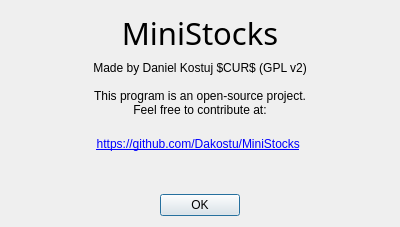
<?xml version="1.0" encoding="UTF-8"?>
<ui version="4.0">
 <class>About</class>
 <widget class="QDialog" name="About">
  <property name="geometry">
   <rect>
    <x>0</x>
    <y>0</y>
    <width>400</width>
    <height>227</height>
   </rect>
  </property>
  <property name="windowTitle">
   <string>About MiniStocks</string>
  </property>
  <layout class="QVBoxLayout" name="verticalLayout">
   <item>
    <widget class="QLabel" name="titleLabel">
     <property name="font">
      <font>
       <family>xos4 Terminus</family>
       <pointsize>23</pointsize>
       <weight>50</weight>
       <bold>false</bold>
      </font>
     </property>
     <property name="text">
      <string>MiniStocks</string>
     </property>
     <property name="scaledContents">
      <bool>false</bool>
     </property>
     <property name="alignment">
      <set>Qt::AlignCenter</set>
     </property>
    </widget>
   </item>
   <item>
    <widget class="QLabel" name="aboutLabel">
     <property name="text">
      <string>Made by Daniel Kostuj $CUR$ (GPL v2)

This program is an open-source project.
Feel free to contribute at:
</string>
     </property>
     <property name="alignment">
      <set>Qt::AlignCenter</set>
     </property>
    </widget>
   </item>
   <item>
    <widget class="QLabel" name="linkLabel">
     <property name="text">
      <string>&lt;html&gt;&lt;a href=&quot;https://github.com/Dakostu/MiniStocks&quot;&gt;https://github.com/Dakostu/MiniStocks&lt;/a&gt;&lt;/html&gt;
</string>
     </property>
     <property name="alignment">
      <set>Qt::AlignCenter</set>
     </property>
     <property name="openExternalLinks">
      <bool>true</bool>
     </property>
     <property name="textInteractionFlags">
      <set>Qt::TextBrowserInteraction</set>
     </property>
    </widget>
   </item>
   <item>
    <spacer name="verticalSpacer">
     <property name="orientation">
      <enum>Qt::Vertical</enum>
     </property>
     <property name="sizeHint" stdset="0">
      <size>
       <width>20</width>
       <height>40</height>
      </size>
     </property>
    </spacer>
   </item>
   <item>
    <widget class="QDialogButtonBox" name="buttonBox">
     <property name="orientation">
      <enum>Qt::Horizontal</enum>
     </property>
     <property name="standardButtons">
      <set>QDialogButtonBox::Ok</set>
     </property>
     <property name="centerButtons">
      <bool>true</bool>
     </property>
    </widget>
   </item>
  </layout>
 </widget>
 <resources/>
 <connections>
  <connection>
   <sender>buttonBox</sender>
   <signal>accepted()</signal>
   <receiver>About</receiver>
   <slot>accept()</slot>
   <hints>
    <hint type="sourcelabel">
     <x>248</x>
     <y>254</y>
    </hint>
    <hint type="destinationlabel">
     <x>157</x>
     <y>274</y>
    </hint>
   </hints>
  </connection>
  <connection>
   <sender>buttonBox</sender>
   <signal>rejected()</signal>
   <receiver>About</receiver>
   <slot>reject()</slot>
   <hints>
    <hint type="sourcelabel">
     <x>316</x>
     <y>260</y>
    </hint>
    <hint type="destinationlabel">
     <x>286</x>
     <y>274</y>
    </hint>
   </hints>
  </connection>
 </connections>
</ui>
